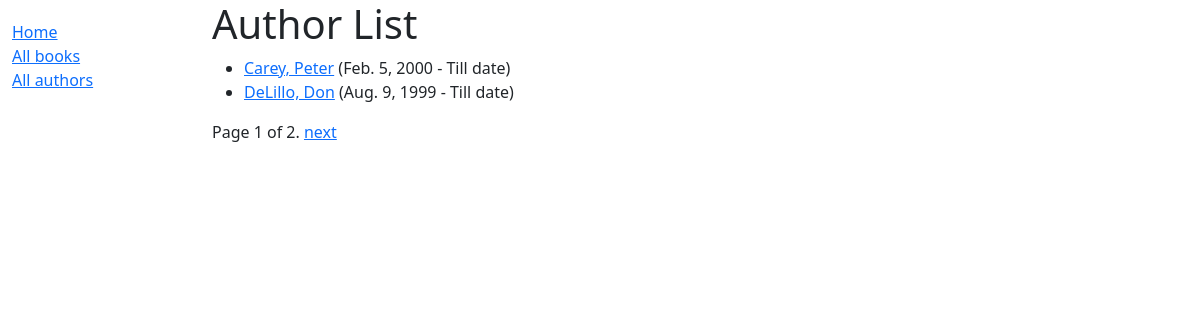
Before: /catalog/author with the older database file.
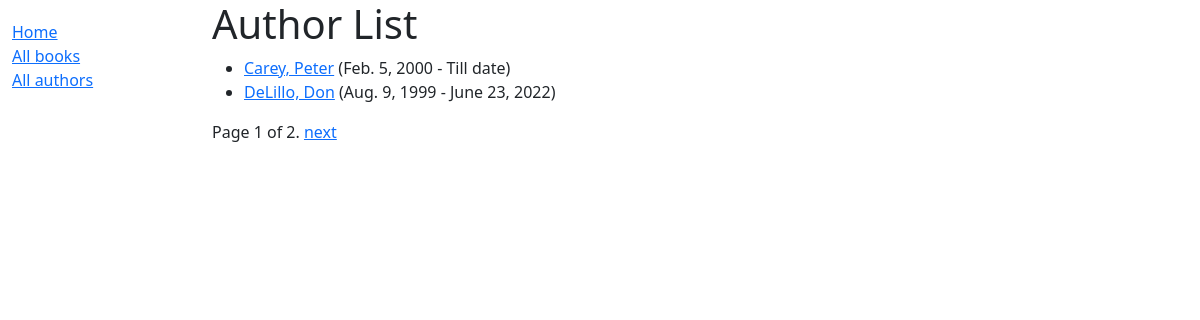
After: the same page with the newer database file.
### catalog/models.py (models this page shows)
class Author(models.Model):
    first_name = models.CharField(max_length=100)
    last_name = models.CharField(max_length=100)
    date_of_birth = models.DateField(null=True, blank=True)
    date_of_death = models.DateField('Died', null=True, blank=True)
    class Meta:
        ordering = ['last_name', 'first_name']
    def get_absolute_url(self):
        return reverse('author-detail', args=[str(self.id)])
    def __str__(self):
        return f'{self.last_name}, {self.first_name}'

### catalog/views.py (the view)
# urls.py: path('author', views.AuthorListView.as_view(), name='authors'),
class AuthorListView(generic.ListView):
    model = Author
    context_object_name = 'author_list'  # your own name for the list as a template variable
    def get_queryset(self):
        return Author.objects.all()  # Get all author
    template_name = 'author_list.html'  # Specify the template name
    paginate_by = 2

### catalog/templates/author_list.html
{% extends "base_generic.html" %}
{% block content %}
  <h1>Author List</h1>
  {% if author_list %}
    <ul>
      {% for author in author_list %}
        <li>
          <a href="{{author.get_absolute_url}}">{{ author }}</a>
          ({{ author.date_of_birth }} -
          {% if author.date_of_death %}
             {{ author.date_of_death }})
          {% else %}
            Till date)
          {% endif %}
        </li>
      {% endfor %}
    </ul>
  {% else %}
    <p>There are no books in the library.</p>
  {% endif %}
{% endblock %}

Changed rows visible on the page:
changed Author "DeLillo, Don": date_of_death (not shown) → "June 23, 2022"; date_of_death "Till date)" → ")"
